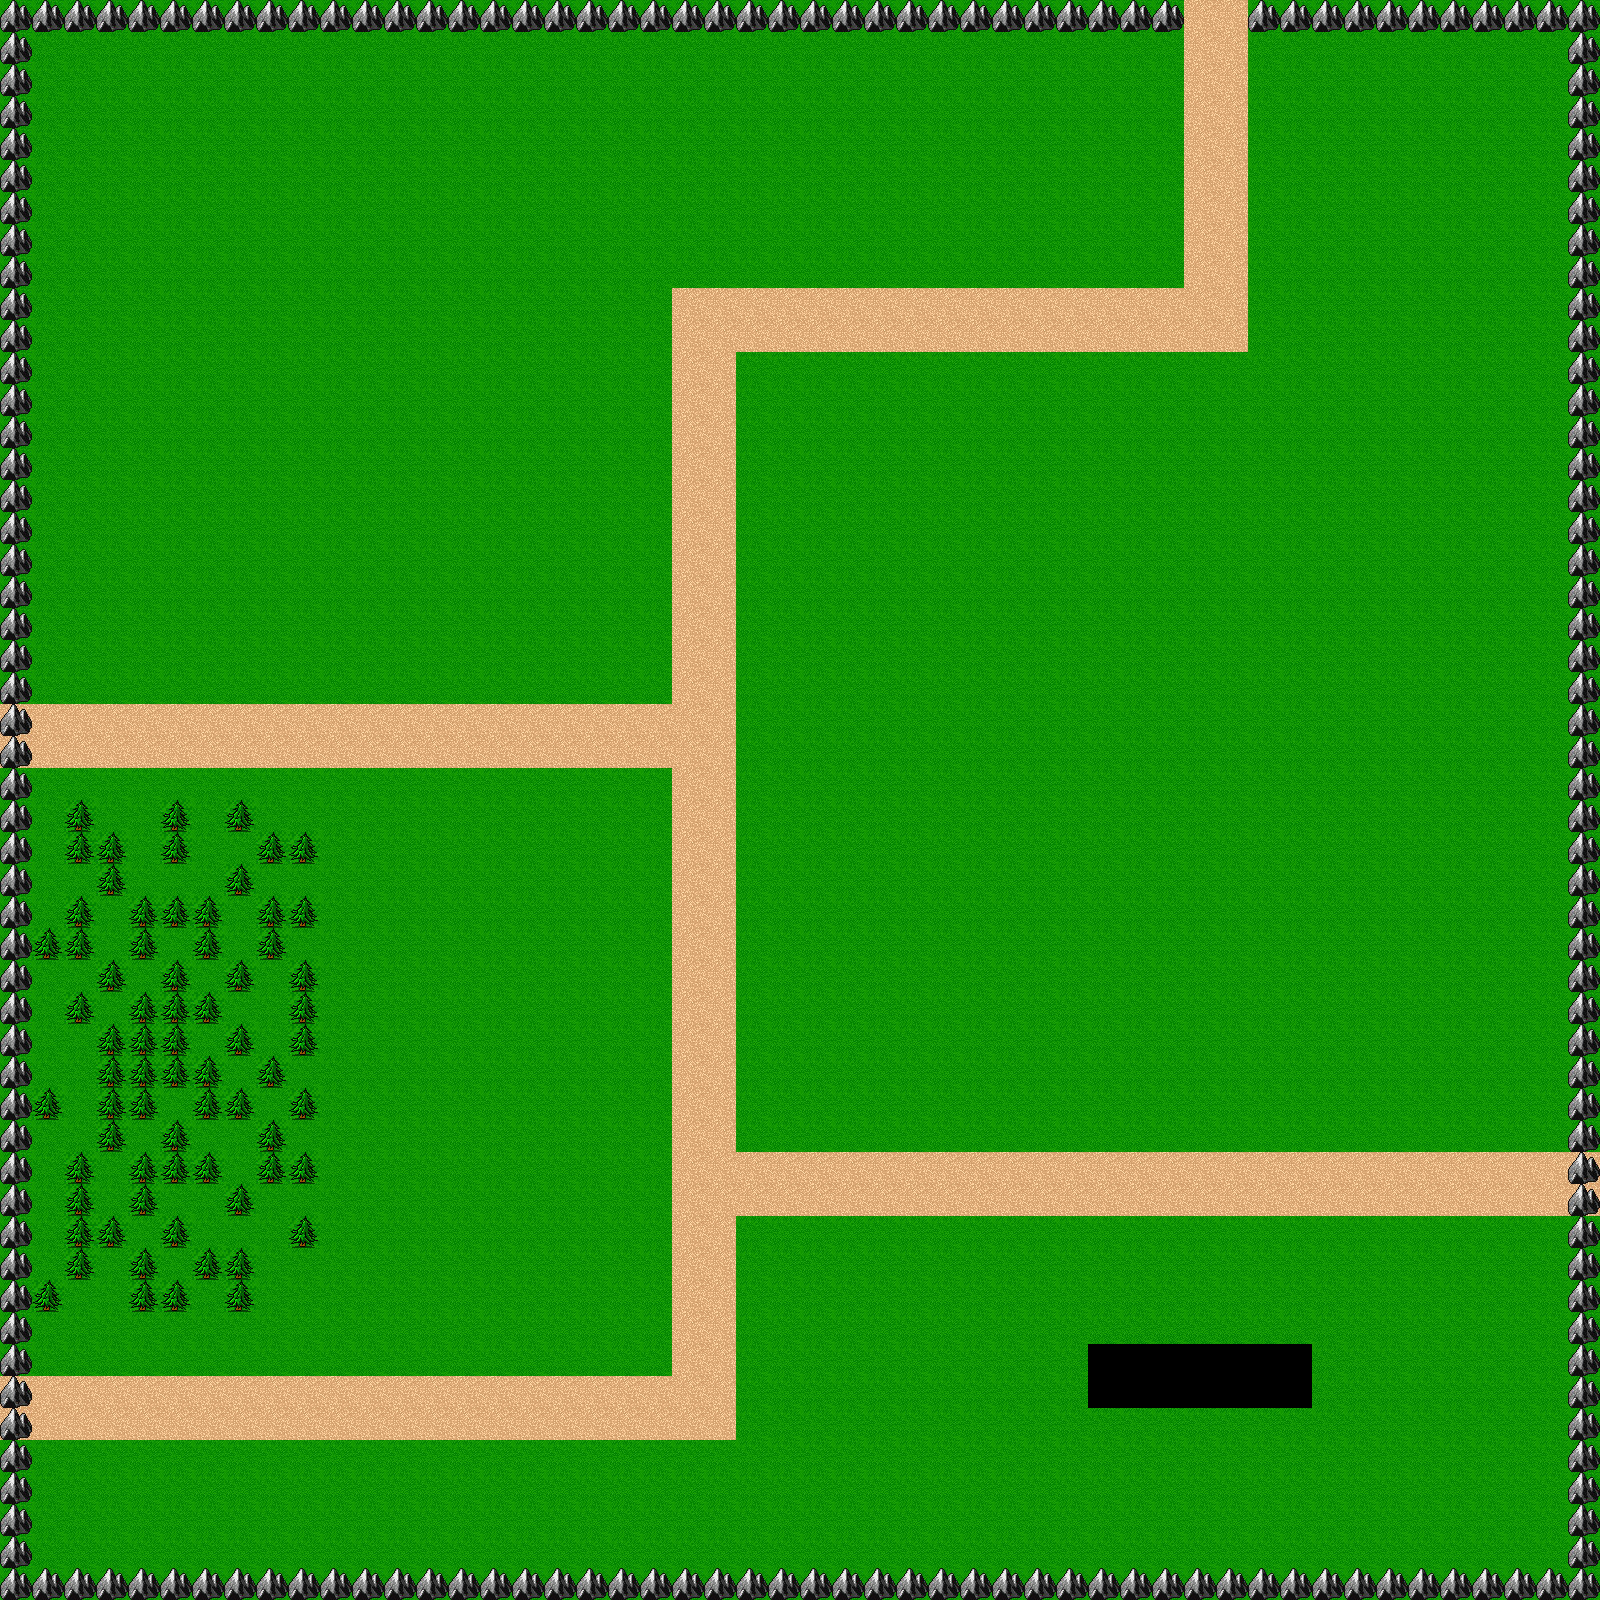

This game map was drawn from its Tiled (.tmx) file and the tilesets committed beside it. A one-line description and the trimmed map source follow:
An orthogonal 50x50 tile map with 32x32 px tiles, 1 tile layer (Background) and 18 objects (heroSpawnPoint, enemySPawnPoint1, enemySpawnPoint2, enemySpawnPoint3, enemySpawnPoint4, ...).

<map version="1.0" orientation="orthogonal" width="50" height="50" tilewidth="32" tileheight="32">
 <tileset firstgid="1" name="dg_grounds32" tilewidth="32" tileheight="32">
  <image source="dg_grounds32.png" trans="ff00ff" width="288" height="608" />
 </tileset>
 <layer name="Background" width="50" height="50">
  <data>[2500 cells, 2486 non-empty, 5 distinct tile ids]</data>
 </layer>
 <objectgroup name="Objects" width="50" height="50">
  <object name="heroSpawnPoint" x="77" y="1428">
   <properties>
    <property name="Hero" value="" />
   </properties>
  </object>
  <object name="enemySPawnPoint1" x="665" y="1364">
   <properties>
    <property name="Enemy" value="" />
   </properties>
  </object>
  <object name="enemySpawnPoint2" x="657" y="946">
   <properties>
    <property name="Enemy" value="" />
   </properties>
  </object>
  <object name="enemySpawnPoint3" x="1036" y="1512">
   <properties>
    <property name="Enemy" value="" />
   </properties>
  </object>
  <object name="enemySpawnPoint4" x="1418" y="1276">
   <properties>
    <property name="Enemy" value="" />
   </properties>
  </object>
  <object name="enemySpawnPoint5" x="1367" y="664" width="9" height="3">
   <properties>
    <property name="Enemy" value="" />
   </properties>
  </object>
  <object name="enemySpawnPoint6" x="206" y="639">
   <properties>
    <property name="Enemy" value="" />
   </properties>
  </object>
  <object name="enemySpawnPoint7" x="397" y="294">
   <properties>
    <property name="Enemy" value="" />
   </properties>
  </object>
  <object name="enemySpawnPoint8" x="888" y="179">
   <properties>
    <property name="Enemy" value="" />
   </properties>
  </object>
  <object name="enemySpawnPoint9" x="964" y="709">
   <properties>
    <property name="Enemy" value="" />
   </properties>
  </object>
  <object name="enemySpawnPoint10" x="1239" y="1091">
   <properties>
    <property name="Enemy" value="" />
   </properties>
  </object>
  <object name="enemySpawnPoint11" x="1500" y="106">
   <properties>
    <property name="Enemy" value="" />
   </properties>
  </object>
  <object x="1652" y="600" />
  <object x="1782" y="939" />
  <object x="1703" y="276" />
  <object name="smallPotion" x="491" y="1281">
   <properties>
    <property name="SmallPotions" value="" />
   </properties>
  </object>
  <object name="largepotion" x="528" y="1467">
   <properties>
    <property name="LargePotions" value="" />
   </properties>
  </object>
  <object name="exit" x="1213" y="21" width="29" height="29">
   <properties>
    <property name="exits" value="1" />
   </properties>
  </object>
 </objectgroup>
</map>
